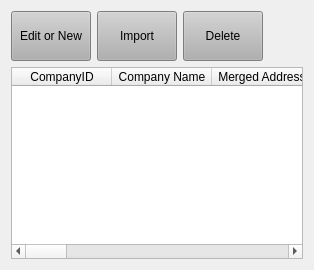
          <widget class="QWidget" name="tab_14">
           <attribute name="title">
            <string>Company List</string>
           </attribute>
           <layout class="QVBoxLayout" name="verticalLayout_6">
            <item>
             <layout class="QHBoxLayout" name="horizontalLayout_2">
              <item>
               <widget class="QPushButton" name="pushButton_36">
                <property name="minimumSize">
                 <size>
                  <width>80</width>
                  <height>50</height>
                 </size>
                </property>
                <property name="styleSheet">
                 <string notr="true">background-color: rgb(176, 176, 176);</string>
                </property>
                <property name="text">
                 <string>Edit or New</string>
                </property>
               </widget>
              </item>
              <item>
               <widget class="QPushButton" name="pushButton_58">
                <property name="minimumSize">
                 <size>
                  <width>80</width>
                  <height>50</height>
                 </size>
                </property>
                <property name="styleSheet">
                 <string notr="true">background-color: rgb(176, 176, 176);</string>
                </property>
                <property name="text">
                 <string>Import</string>
                </property>
               </widget>
              </item>
              <item>
               <widget class="QPushButton" name="pushButton_37">
                <property name="minimumSize">
                 <size>
                  <width>80</width>
                  <height>50</height>
                 </size>
                </property>
                <property name="styleSheet">
                 <string notr="true">background-color: rgb(176, 176, 176);</string>
                </property>
                <property name="text">
                 <string>Delete</string>
                </property>
               </widget>
              </item>
              <item>
               <spacer name="horizontalSpacer_10">
                <property name="orientation">
                 <enum>Qt::Horizontal</enum>
                </property>
                <property name="sizeHint" stdset="0">
                 <size>
                  <width>40</width>
                  <height>20</height>
                 </size>
                </property>
               </spacer>
              </item>
             </layout>
            </item>
            <item>
             <widget class="QTableWidget" name="tableWidget_13">
              <property name="styleSheet">
               <string notr="true">QScrollBar::handle:horizontal{background-color: rgb(176, 176, 176)}\</string>
              </property>
              <property name="editTriggers">
               <set>QAbstractItemView::NoEditTriggers</set>
              </property>
              <property name="tabKeyNavigation">
               <bool>false</bool>
              </property>
              <property name="showDropIndicator" stdset="0">
               <bool>false</bool>
              </property>
              <property name="selectionBehavior">
               <enum>QAbstractItemView::SelectRows</enum>
              </property>
              <attribute name="verticalHeaderVisible">
               <bool>false</bool>
              </attribute>
              <column>
               <property name="text">
                <string>CompanyID</string>
               </property>
              </column>
              <column>
               <property name="text">
                <string>Company Name</string>
               </property>
              </column>
              <column>
               <property name="text">
                <string>Merged Address</string>
               </property>
              </column>
              <column>
               <property name="text">
                <string>Phone</string>
               </property>
              </column>
              <column>
               <property name="text">
                <string>Website</string>
               </property>
              </column>
              <column>
               <property name="text">
                <string>Description</string>
               </property>
              </column>
              <column>
               <property name="text">
                <string>Address ID</string>
               </property>
              </column>
              <column>
               <property name="text">
                <string>Address Type</string>
               </property>
              </column>
              <column>
               <property name="text">
                <string>Street</string>
               </property>
              </column>
              <column>
               <property name="text">
                <string>City</string>
               </property>
              </column>
              <column>
               <property name="text">
                <string>State</string>
               </property>
              </column>
              <column>
               <property name="text">
                <string>Country</string>
               </property>
              </column>
              <column>
               <property name="text">
                <string>Zip</string>
               </property>
              </column>
             </widget>
            </item>
           </layout>
          </widget>
